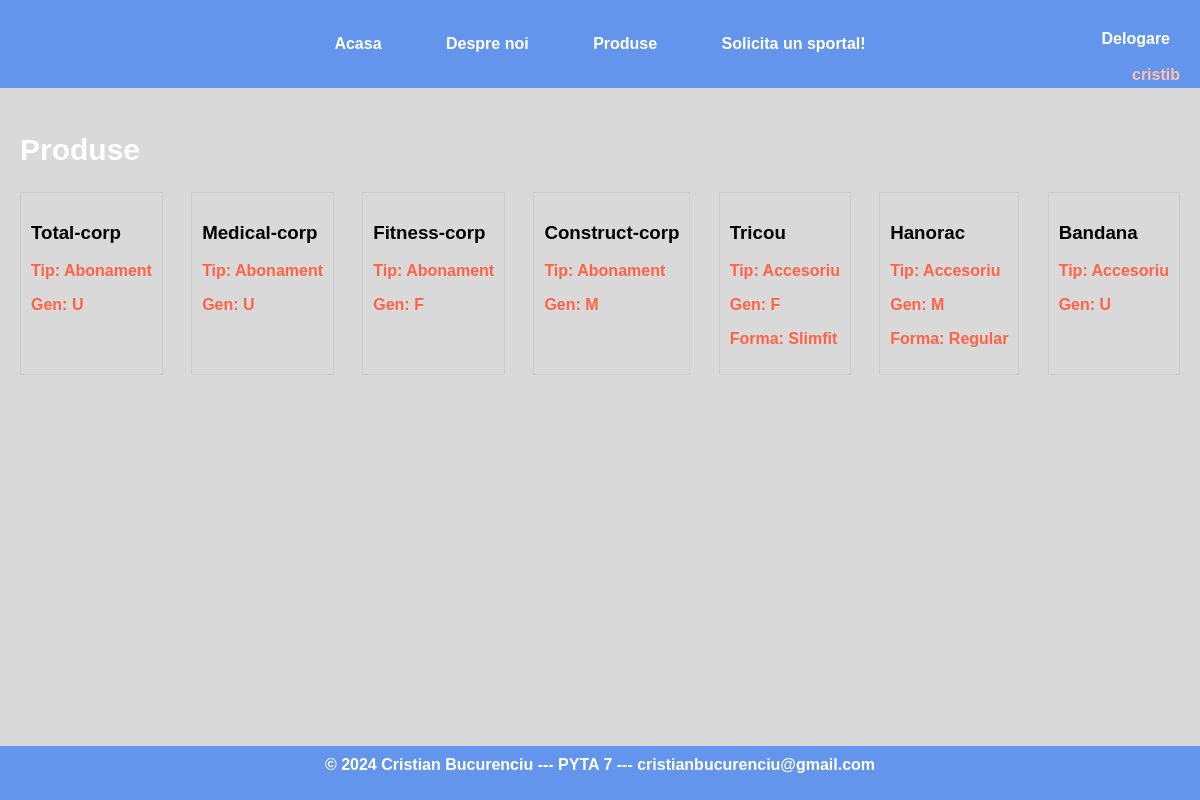
Page /produse/ (signed in) on the committed database.
### signlog/models.py (models this page shows, shortened)
class Product(models.Model):
    name = models.CharField(max_length=50)
    type = models.CharField(max_length=50, choices=PRODUCT_TYPES)
    gender = models.CharField(max_length=1, null=False, default='')
    shape = models.CharField(max_length=100, choices=SHAPE_TYPES)

### signlog/views.py (the view)
# urls.py: path('produse/', products, name='products')
@login_required(login_url='/logare')
def products(request):
    products = Product.objects.all()
    return render(request, 'products.html', {'products': products})

### cb/templates/products.html (shortened to what this page needs)
{% extends 'base.html' %}
{% block head %}
    {{ block.super }}
{% endblock %}
{% block content %}
    <div class="title-white">
        <h2>Produse</h2>
    </div>
    <div class="product-container">
        {% for product in products %}
            <div class="product">
                <h3>{{ product.name }}</h3>
                <p>Tip: {{ product.type }}</p>
                <p>Gen: {{ product.gender }}</p>
                {% if product.shape != 'Nu se aplica' %}
                    <p>Forma: {{ product.shape }}</p>
                {% endif %}
            </div>
        {% endfor %}
    </div>
{% endblock %}

### cb/templates/base.html (shortened to what this page needs)
<!DOCTYPE html>
<html lang="en">
<head>
    {% block head %}
        {% load static %}
        <link rel="stylesheet" href="{% static 'style.css' %}" type="text/css">
    {% endblock %}
</head>
<body>
<div class="tabs">
    <a href="{% url 'signlog:index' %}" class="tab">Acasa</a>
    <a href="{% url 'signlog:about' %}" class="tab">Despre noi</a>
    {% if request.user.is_authenticated %}
        <a href="{% url 'signlog:products' %}" class="tab">Produse</a>
        <a href="{% url 'sports:all_sports' %}" class="tab">Solicita un sportal!</a>
        <div class="username-alignment">
        <p class="username-display">{{ request.user.username }}</p>
        </div>
        <div class="delog-alignment">
            <a href="{% url 'signlog:logout' %}" class="tab">Delogare</a>
        </div>
    {% else %}
        <a href="{% url 'signlog:login' %}" class="tab">Logare</a>
    {% endif %}
</div>
<div class="content">
    {% block content %}{% endblock %}
</div>
<footer class="footer">
    <p class="footer">&copy; 2024 Cristian Bucurenciu --- PYTA 7 --- cristianbucurenciu@gmail.com</p>
</footer>
</body>
</html>

### cb/static/style.css (style rules this page uses)
body { font-family: 'Arial', sans-serif; background-color: #d9d9d9; font-size: 16px; margin: 0; padding: 0; }
.tabs { background-color: #6495ED; overflow: hidden; padding: 25px; text-align: center; }
.tab { display: inline-block; margin: 0 10px; color: white; font-weight: bold; text-decoration: none; padding: 10px 20px; border-radius: 5px; transition: 0.3s background-color; }
.delog-alignment { text-align: right; position: absolute; top: 20px; right: 0; }
.username-alignment { text-align: right; position: absolute; top: 50px; right: 20px; }
.username-display { color: #FFC0A8; }
.content { padding: 20px; }
p { color: #FF6347; font-weight: bold; font-size: 16px; }
.title-white { font-size: 20px; color: white; font-weight: bold; margin-bottom: 20px; }
.product-container { display: flex; flex-wrap: wrap; justify-content: space-between; }
.product { margin-bottom: 20px; border: 1px solid #ccc; padding: 10px; box-sizing: border-box; }
.footer { position: fixed; bottom: 0; width: 100%; background-color: #6495ED; color: white; text-align: center; padding: 10px 0; }

### cb/templates/products.html (style rules this page uses)
.product-container { display: flex; flex-wrap: wrap; justify-content: space-between; }
.product { margin-bottom: 20px; border: 1px solid #ccc; padding: 10px; box-sizing: border-box; }

### rows in the picture
Product: name "Total-corp", type "Abonament", gender "U"
Product: name "Medical-corp", type "Abonament", gender "U"
Product: name "Fitness-corp", type "Abonament", gender "F"
Product: name "Construct-corp", type "Abonament", gender "M"
Product: name "Tricou", type "Accesoriu", gender "F", shape "Slimfit"
Product: name "Hanorac", type "Accesoriu", gender "M", shape "Regular"
Product: name "Bandana", type "Accesoriu", gender "U"

### other values in the picture
{{ request.user.username }} "cristib"
